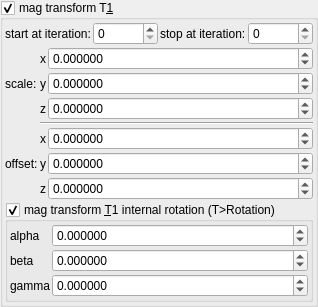
    <widget class="MyGroupBox" name="groupCheck_transf_benesi_T1_enabled">
     <property name="toolTip">
      <string/>
     </property>
     <property name="title">
      <string>mag transform T&amp;1</string>
     </property>
     <property name="checkable">
      <bool>true</bool>
     </property>
     <layout class="QVBoxLayout" name="verticalLayout_29" stretch="0,0,0">
      <property name="spacing">
       <number>2</number>
      </property>
      <property name="leftMargin">
       <number>2</number>
      </property>
      <property name="topMargin">
       <number>2</number>
      </property>
      <property name="rightMargin">
       <number>2</number>
      </property>
      <property name="bottomMargin">
       <number>2</number>
      </property>
      <item>
       <layout class="QHBoxLayout" name="horizontalLayout_17" stretch="0,1,0,1">
        <item>
         <widget class="QLabel" name="label_98">
          <property name="text">
           <string>start at iteration:</string>
          </property>
         </widget>
        </item>
        <item>
         <widget class="MySpinBox" name="spinboxInt_transf_start_iterations">
          <property name="sizePolicy">
           <sizepolicy hsizetype="Minimum" vsizetype="Maximum">
            <horstretch>0</horstretch>
            <verstretch>0</verstretch>
           </sizepolicy>
          </property>
          <property name="minimum">
           <number>0</number>
          </property>
          <property name="maximum">
           <number>999</number>
          </property>
          <property name="value">
           <number>0</number>
          </property>
         </widget>
        </item>
        <item>
         <widget class="QLabel" name="label_70">
          <property name="text">
           <string>stop at iteration:</string>
          </property>
         </widget>
        </item>
        <item>
         <widget class="MySpinBox" name="spinboxInt_transf_stop_iterations">
          <property name="sizePolicy">
           <sizepolicy hsizetype="Preferred" vsizetype="Maximum">
            <horstretch>0</horstretch>
            <verstretch>0</verstretch>
           </sizepolicy>
          </property>
          <property name="maximum">
           <number>999</number>
          </property>
         </widget>
        </item>
       </layout>
      </item>
      <item>
       <layout class="QGridLayout" name="gridLayout_63" columnstretch="0,0,1">
        <property name="spacing">
         <number>2</number>
        </property>
        <item row="1" column="0">
         <widget class="QLabel" name="label_258">
          <property name="text">
           <string>scale:</string>
          </property>
         </widget>
        </item>
        <item row="6" column="1">
         <widget class="QLabel" name="label_125">
          <property name="sizePolicy">
           <sizepolicy hsizetype="Preferred" vsizetype="Preferred">
            <horstretch>0</horstretch>
            <verstretch>0</verstretch>
           </sizepolicy>
          </property>
          <property name="text">
           <string notr="true">z</string>
          </property>
          <property name="alignment">
           <set>Qt::AlignRight|Qt::AlignTrailing|Qt::AlignVCenter</set>
          </property>
         </widget>
        </item>
        <item row="6" column="2">
         <widget class="MyDoubleSpinBox" name="spinbox3_transf_offset_200_z">
          <property name="sizePolicy">
           <sizepolicy hsizetype="Minimum" vsizetype="Maximum">
            <horstretch>0</horstretch>
            <verstretch>0</verstretch>
           </sizepolicy>
          </property>
          <property name="prefix">
           <string/>
          </property>
          <property name="suffix">
           <string/>
          </property>
          <property name="decimals">
           <number>6</number>
          </property>
          <property name="minimum">
           <double>-99.989999999999995</double>
          </property>
          <property name="maximum">
           <double>99.989999999999995</double>
          </property>
          <property name="singleStep">
           <double>0.100000000000000</double>
          </property>
         </widget>
        </item>
        <item row="1" column="1">
         <widget class="QLabel" name="label_127">
          <property name="sizePolicy">
           <sizepolicy hsizetype="Preferred" vsizetype="Preferred">
            <horstretch>0</horstretch>
            <verstretch>0</verstretch>
           </sizepolicy>
          </property>
          <property name="text">
           <string notr="true">y</string>
          </property>
          <property name="alignment">
           <set>Qt::AlignRight|Qt::AlignTrailing|Qt::AlignVCenter</set>
          </property>
         </widget>
        </item>
        <item row="2" column="2">
         <widget class="MyDoubleSpinBox" name="spinbox3_transf_scale3D_222_z">
          <property name="sizePolicy">
           <sizepolicy hsizetype="Minimum" vsizetype="Maximum">
            <horstretch>0</horstretch>
            <verstretch>0</verstretch>
           </sizepolicy>
          </property>
          <property name="prefix">
           <string/>
          </property>
          <property name="suffix">
           <string/>
          </property>
          <property name="decimals">
           <number>6</number>
          </property>
          <property name="minimum">
           <double>-99.989999999999995</double>
          </property>
          <property name="maximum">
           <double>99.989999999999995</double>
          </property>
          <property name="singleStep">
           <double>0.100000000000000</double>
          </property>
         </widget>
        </item>
        <item row="2" column="1">
         <widget class="QLabel" name="label_128">
          <property name="sizePolicy">
           <sizepolicy hsizetype="Preferred" vsizetype="Preferred">
            <horstretch>0</horstretch>
            <verstretch>0</verstretch>
           </sizepolicy>
          </property>
          <property name="text">
           <string notr="true">z</string>
          </property>
          <property name="alignment">
           <set>Qt::AlignRight|Qt::AlignTrailing|Qt::AlignVCenter</set>
          </property>
         </widget>
        </item>
        <item row="0" column="2">
         <widget class="MyDoubleSpinBox" name="spinbox3_transf_scale3D_222_x">
          <property name="sizePolicy">
           <sizepolicy hsizetype="Minimum" vsizetype="Maximum">
            <horstretch>0</horstretch>
            <verstretch>0</verstretch>
           </sizepolicy>
          </property>
          <property name="prefix">
           <string/>
          </property>
          <property name="suffix">
           <string/>
          </property>
          <property name="decimals">
           <number>6</number>
          </property>
          <property name="minimum">
           <double>-99.989999999999995</double>
          </property>
          <property name="maximum">
           <double>99.989999999999995</double>
          </property>
          <property name="singleStep">
           <double>0.100000000000000</double>
          </property>
         </widget>
        </item>
        <item row="1" column="2">
         <widget class="MyDoubleSpinBox" name="spinbox3_transf_scale3D_222_y">
          <property name="sizePolicy">
           <sizepolicy hsizetype="Minimum" vsizetype="Maximum">
            <horstretch>0</horstretch>
            <verstretch>0</verstretch>
           </sizepolicy>
          </property>
          <property name="prefix">
           <string/>
          </property>
          <property name="suffix">
           <string/>
          </property>
          <property name="decimals">
           <number>6</number>
          </property>
          <property name="minimum">
           <double>-99.989999999999995</double>
          </property>
          <property name="maximum">
           <double>99.989999999999995</double>
          </property>
          <property name="singleStep">
           <double>0.100000000000000</double>
          </property>
         </widget>
        </item>
        <item row="5" column="0">
         <widget class="QLabel" name="label_259">
          <property name="text">
           <string>offset:</string>
          </property>
         </widget>
        </item>
        <item row="5" column="2">
         <widget class="MyDoubleSpinBox" name="spinbox3_transf_offset_200_y">
          <property name="sizePolicy">
           <sizepolicy hsizetype="Minimum" vsizetype="Maximum">
            <horstretch>0</horstretch>
            <verstretch>0</verstretch>
           </sizepolicy>
          </property>
          <property name="prefix">
           <string/>
          </property>
          <property name="suffix">
           <string/>
          </property>
          <property name="decimals">
           <number>6</number>
          </property>
          <property name="minimum">
           <double>-99.989999999999995</double>
          </property>
          <property name="maximum">
           <double>99.989999999999995</double>
          </property>
          <property name="singleStep">
           <double>0.100000000000000</double>
          </property>
         </widget>
        </item>
        <item row="4" column="2">
         <widget class="MyDoubleSpinBox" name="spinbox3_transf_offset_200_x">
          <property name="sizePolicy">
           <sizepolicy hsizetype="Minimum" vsizetype="Maximum">
            <horstretch>0</horstretch>
            <verstretch>0</verstretch>
           </sizepolicy>
          </property>
          <property name="prefix">
           <string/>
          </property>
          <property name="suffix">
           <string/>
          </property>
          <property name="decimals">
           <number>6</number>
          </property>
          <property name="minimum">
           <double>-99.989999999999995</double>
          </property>
          <property name="maximum">
           <double>99.989999999999995</double>
          </property>
          <property name="singleStep">
           <double>0.100000000000000</double>
          </property>
         </widget>
        </item>
        <item row="4" column="1">
         <widget class="QLabel" name="label_118">
          <property name="sizePolicy">
           <sizepolicy hsizetype="Preferred" vsizetype="Preferred">
            <horstretch>0</horstretch>
            <verstretch>0</verstretch>
           </sizepolicy>
          </property>
          <property name="text">
           <string notr="true">x</string>
          </property>
          <property name="alignment">
           <set>Qt::AlignRight|Qt::AlignTrailing|Qt::AlignVCenter</set>
          </property>
         </widget>
        </item>
        <item row="5" column="1">
         <widget class="QLabel" name="label_119">
          <property name="sizePolicy">
           <sizepolicy hsizetype="Preferred" vsizetype="Preferred">
            <horstretch>0</horstretch>
            <verstretch>0</verstretch>
           </sizepolicy>
          </property>
          <property name="text">
           <string notr="true">y</string>
          </property>
          <property name="alignment">
           <set>Qt::AlignRight|Qt::AlignTrailing|Qt::AlignVCenter</set>
          </property>
         </widget>
        </item>
        <item row="0" column="1">
         <widget class="QLabel" name="label_126">
          <property name="sizePolicy">
           <sizepolicy hsizetype="Preferred" vsizetype="Preferred">
            <horstretch>0</horstretch>
            <verstretch>0</verstretch>
           </sizepolicy>
          </property>
          <property name="text">
           <string notr="true">x</string>
          </property>
          <property name="alignment">
           <set>Qt::AlignRight|Qt::AlignTrailing|Qt::AlignVCenter</set>
          </property>
         </widget>
        </item>
        <item row="3" column="1" colspan="2">
         <widget class="Line" name="line_53">
          <property name="orientation">
           <enum>Qt::Horizontal</enum>
          </property>
         </widget>
        </item>
       </layout>
      </item>
      <item>
       <widget class="MyGroupBox" name="groupCheck_transf_rotation_enabled">
        <property name="title">
         <string>mag transform &amp;T1 internal rotation (T&gt;Rotation)</string>
        </property>
        <property name="checkable">
         <bool>true</bool>
        </property>
        <layout class="QVBoxLayout" name="verticalLayout_8" stretch="0">
         <property name="spacing">
          <number>2</number>
         </property>
         <property name="leftMargin">
          <number>2</number>
         </property>
         <property name="topMargin">
          <number>2</number>
         </property>
         <property name="rightMargin">
          <number>2</number>
         </property>
         <property name="bottomMargin">
          <number>2</number>
         </property>
         <item>
          <layout class="QGridLayout" name="gridLayout_26" columnstretch="0,1">
           <property name="spacing">
            <number>2</number>
           </property>
           <item row="0" column="0">
            <widget class="QLabel" name="label_45">
             <property name="text">
              <string notr="true">alpha</string>
             </property>
            </widget>
           </item>
           <item row="2" column="0">
            <widget class="QLabel" name="label_58">
             <property name="text">
              <string notr="true">gamma</string>
             </property>
            </widget>
           </item>
           <item row="1" column="0">
            <widget class="QLabel" name="label_59">
             <property name="text">
              <string notr="true">beta</string>
             </property>
            </widget>
           </item>
           <item row="0" column="1">
            <widget class="MyDoubleSpinBox" name="spinboxd3_transf_rotation_x">
             <property name="sizePolicy">
              <sizepolicy hsizetype="Minimum" vsizetype="Maximum">
               <horstretch>0</horstretch>
               <verstretch>0</verstretch>
              </sizepolicy>
             </property>
             <property name="prefix">
              <string/>
             </property>
             <property name="suffix">
              <string/>
             </property>
             <property name="decimals">
              <number>6</number>
             </property>
             <property name="minimum">
              <double>-36000.000000000000000</double>
             </property>
             <property name="maximum">
              <double>36000.000000000000000</double>
             </property>
             <property name="singleStep">
              <double>1.000000000000000</double>
             </property>
            </widget>
           </item>
           <item row="1" column="1">
            <widget class="MyDoubleSpinBox" name="spinboxd3_transf_rotation_y">
             <property name="sizePolicy">
              <sizepolicy hsizetype="Minimum" vsizetype="Maximum">
               <horstretch>0</horstretch>
               <verstretch>0</verstretch>
              </sizepolicy>
             </property>
             <property name="prefix">
              <string/>
             </property>
             <property name="suffix">
              <string/>
             </property>
             <property name="decimals">
              <number>6</number>
             </property>
             <property name="minimum">
              <double>-36000.000000000000000</double>
             </property>
             <property name="maximum">
              <double>36000.000000000000000</double>
             </property>
             <property name="singleStep">
              <double>1.000000000000000</double>
             </property>
            </widget>
           </item>
           <item row="2" column="1">
            <widget class="MyDoubleSpinBox" name="spinboxd3_transf_rotation_z">
             <property name="sizePolicy">
              <sizepolicy hsizetype="Minimum" vsizetype="Maximum">
               <horstretch>0</horstretch>
               <verstretch>0</verstretch>
              </sizepolicy>
             </property>
             <property name="prefix">
              <string/>
             </property>
             <property name="suffix">
              <string/>
             </property>
             <property name="decimals">
              <number>6</number>
             </property>
             <property name="minimum">
              <double>-36000.000000000000000</double>
             </property>
             <property name="maximum">
              <double>36000.000000000000000</double>
             </property>
             <property name="singleStep">
              <double>1.000000000000000</double>
             </property>
            </widget>
           </item>
          </layout>
         </item>
        </layout>
       </widget>
      </item>
     </layout>
    </widget>
